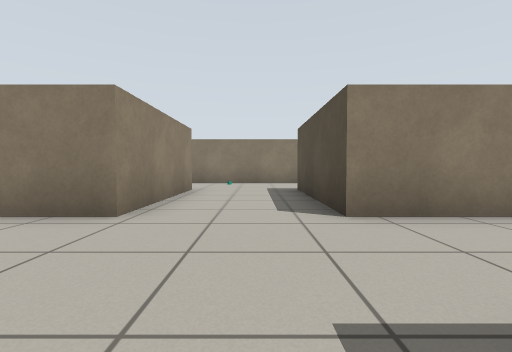
view 1 (above)

19 first-person views from a walk through a robot-simulator world made for Gazebo. The camera is 0.62 m above the floor, tilts 2° down and sees 85° across. The floor is counted in squares, 1 m on a side. Each view is taken from the middle of a square. On the plan, view 1 faces up. The plan holds only what a view shows up to about 9 squares ahead; the rest is blank.

view 2
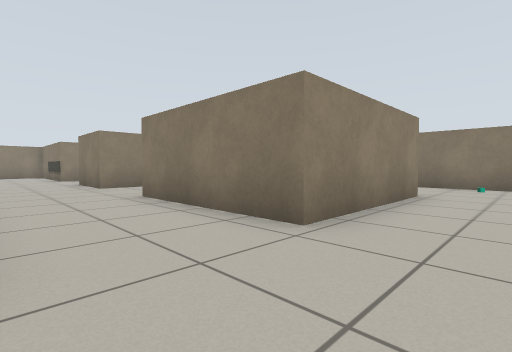

view 3
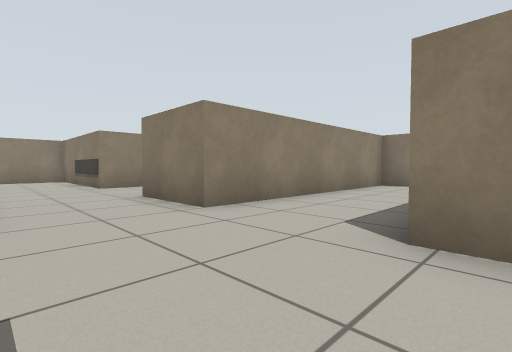

view 4
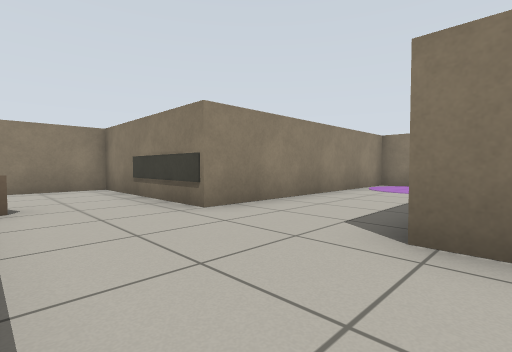

view 5
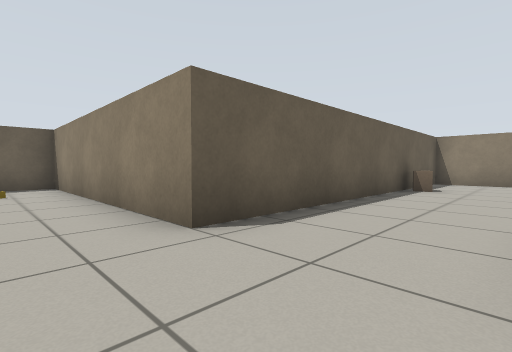

view 6
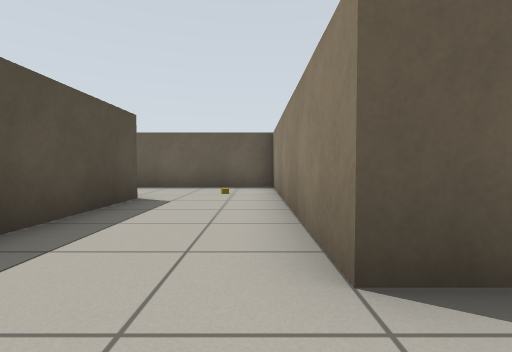

view 7
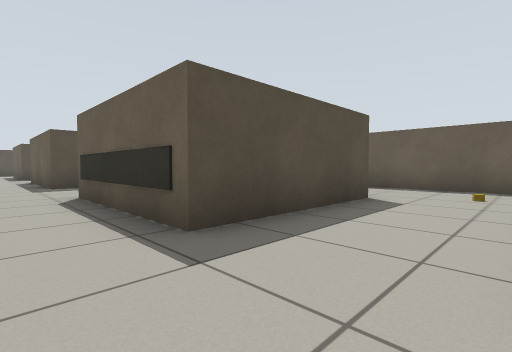

view 8
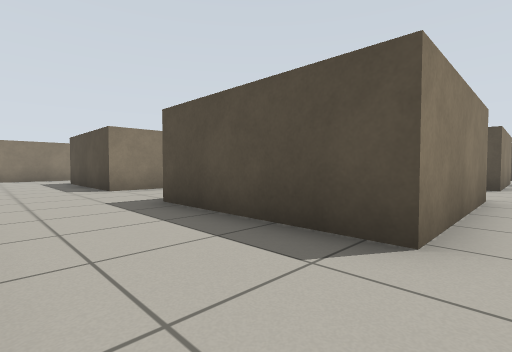

view 9
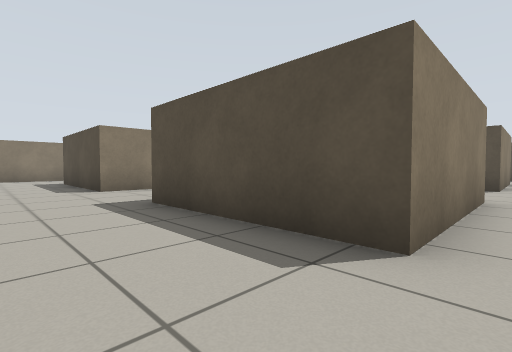

view 10
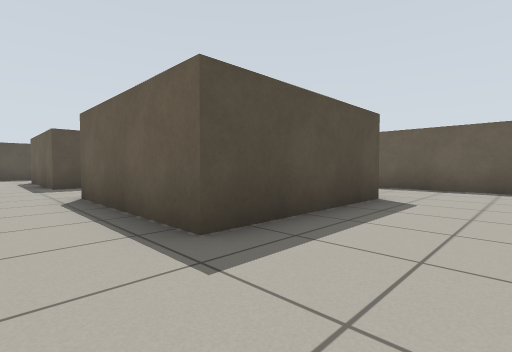

view 11
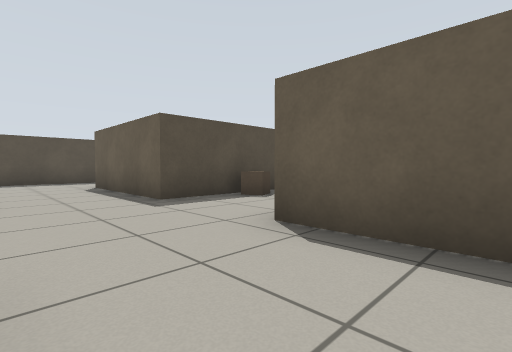

view 12
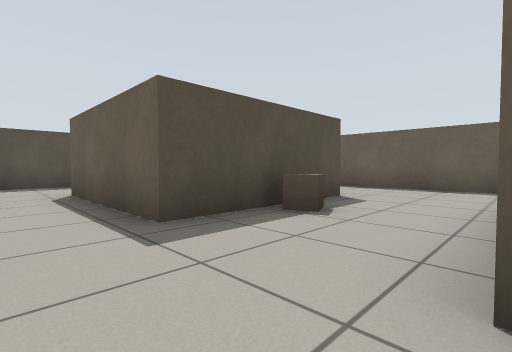

view 13
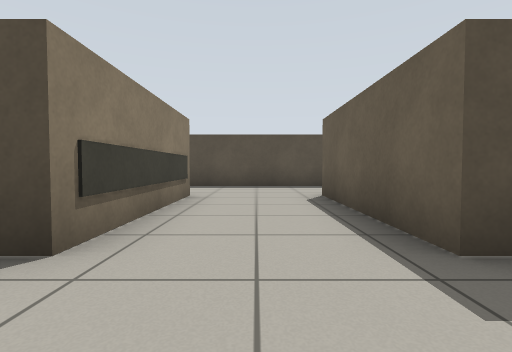

view 14
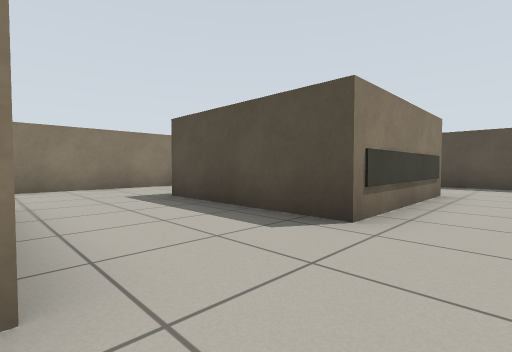

view 15
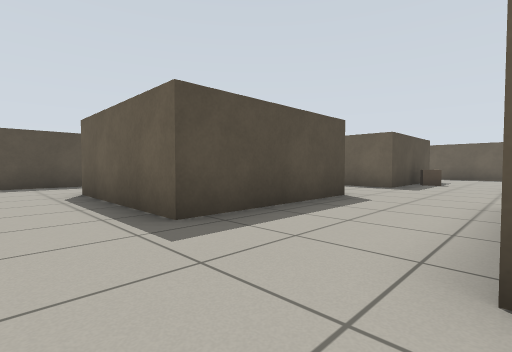

view 16
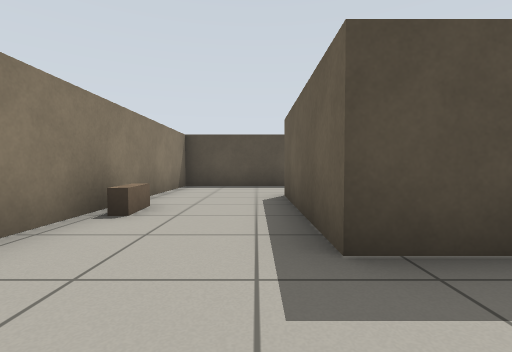

view 17
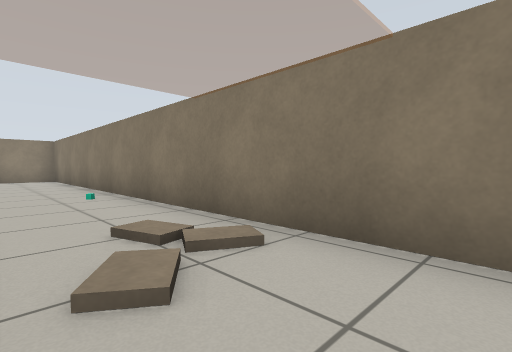

view 18
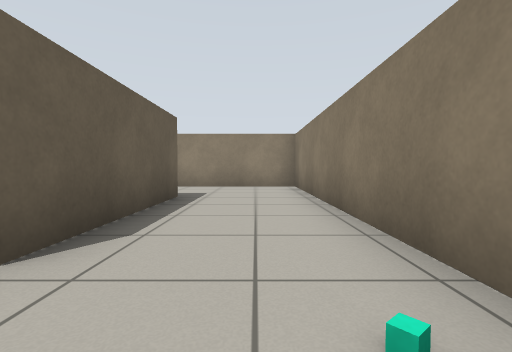

view 19
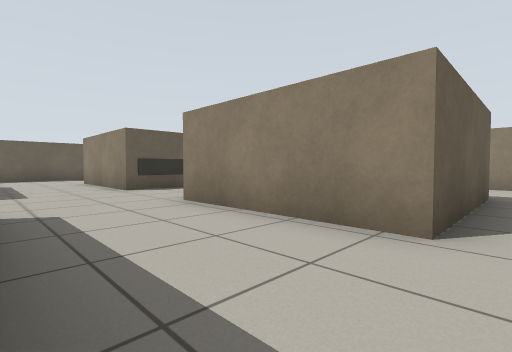

### Floor plan
Key: @ floor where view 1 was taken; # wall or solid block; . floor; B cyan box; P pillar; R brown box; O other object.
Columns run from 18 left of view 1 to 15 right of it. Each row starts with its distance up from view 1.
 10     ##   ###################R#####
  9     #..  #.......B...R...........#
  8     #..  #.......................#
  7     #..  #...PPPP..P   P..PPPPP..#
  6     #... #...P  P..P    ..P
  5     #... #...P  P..P    ..P
  4 #####...##...PPPP..PPP P..PPPPP..#
  3 #................................#
  2 #................................#
  1 #..R.............................#
  0 ##########...PPPP.@PPPPP..PPPPP..#
 -1          #...P  P..P    .RR
 -2          #...P  P..P    ..P
 -3          #...PPPP..PPPPP..PPPP
 -4          #.O...............
 -5          #....   ....   ....
 -6          #####   ####   ####

Positions as (right, up) in squares from view 1, and headings:
1: (0, 0), facing up
2: (0, 1), facing up-left
3: (-5, 1), facing up-left
4: (-10, 1), facing up-left
5: (-7, 3), facing down-left
6: (-8, 2), facing down
7: (-8, 2), facing down-right
8: (-8, -4), facing up-right
9: (-1, -4), facing up-right
10: (-1, 2), facing down-right
11: (3, 3), facing down-right
12: (5, 2), facing down-right
13: (6, 2), facing right
14: (5, 2), facing up-right
15: (5, 9), facing down-right
16: (6, 8), facing right
17: (5, 8), facing up-left
18: (0, 9), facing left
19: (1, 8), facing down-left
